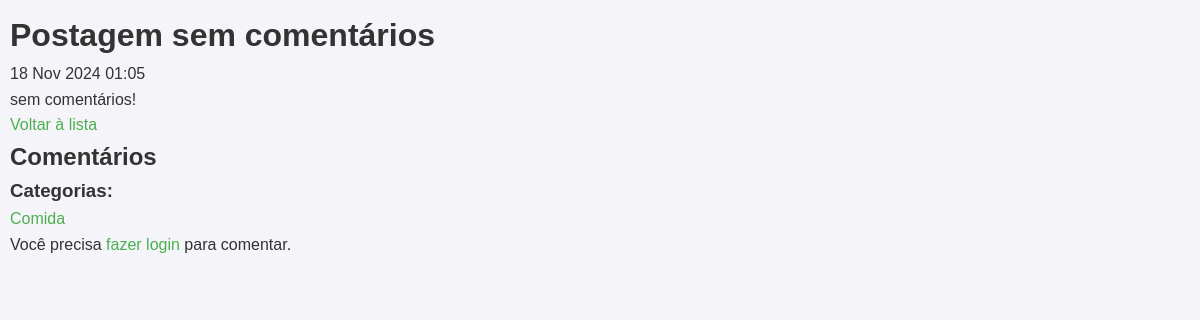
Screenshot of /post/3/ with the database file from the repository.
### blog/models.py (models this page shows, shortened)
class Post(models.Model):
    title = models.CharField(max_length=200)
    content = models.TextField()
    date_posted = models.DateTimeField(auto_now_add=True)
    categories = models.ManyToManyField(Category, related_name='posts')

class Category(models.Model):
    name = models.CharField(max_length=100)
    description = models.TextField()

### blog/views.py (the view)
# urls.py: path('post/<int:pk>/', views.post_detail, name='post-detail'),
def post_detail(request, pk):
    post = get_object_or_404(Post, pk=pk)
    comments = post.comments.all().order_by('-date_posted')  # Busca os comentários
    categories = post.categories.all()
    if request.method == 'POST':  # Quando o formulário for enviado
        content = request.POST.get('content')
        Comment.objects.create(post=post, author=request.user, content=content)
        return redirect('post-detail', pk=post.id)
    return render(request, 'blog/post_detail.html', {'post': post, 'comments': comments, 'categories': categories})

### templates/blog/post_detail.html (shortened to what this page needs)
<!DOCTYPE html>
<html>
<head>
    {% load static %}
<link rel="stylesheet" href="{% static 'blog/styles.css' %}">
</head>
<body>
    <h1>{{ post.title }}</h1>
    <p>{{ post.date_posted|date:"d M Y H:i" }}</p>
    <div>
        {{ post.content|safe }}
    </div>
    <a href="{% url 'post-list' %}">Voltar à lista</a>
    <h2>Comentários</h2>
    <h3>Categorias:</h3>
    <ul>
        {% for category in categories %}
            <li><a href="{% url 'category-posts' category.id %}">{{ category.name }}</a></li>
        {% endfor %}
    </ul>
        {% if user.is_authenticated %}
        <h3>Adicionar Comentário</h3>
        <form method="POST">
            {% csrf_token %}
            <textarea name="content" rows="4" placeholder="Escreva seu comentário aqui..."></textarea><br>
            <button type="submit">Postar</button>
        </form>
    {% else %}
        <p>Você precisa <a href="/admin/login/">fazer login</a> para comentar.</p>
    {% endif %}
</body>
</html>

### blog/static/blog/styles.css (style rules this page uses)
* { margin: 0; padding: 0; box-sizing: border-box; }
body { font-family: Arial, sans-serif; line-height: 1.6; background-color: #f4f4f9; color: #333; padding: 10px; }
a { color: #4CAF50; text-decoration: none; }

### rows the page displays
Post: title "Postagem sem comentários", date_posted "18 Nov 2024 01:05", content "sem comentários!"
Category: name "Comida"
